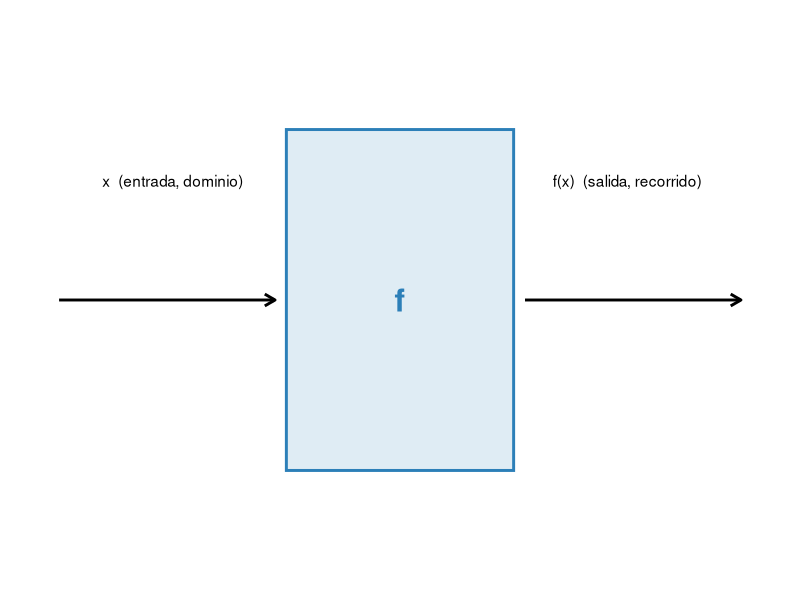
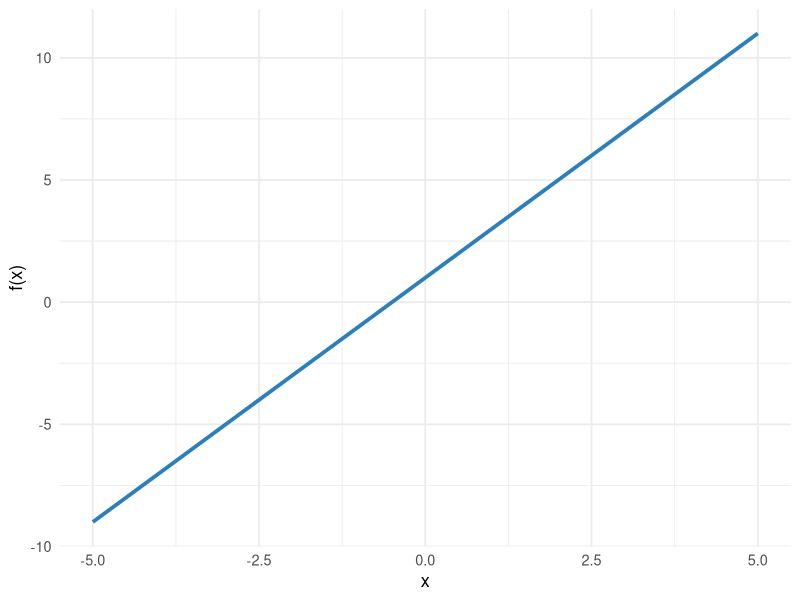
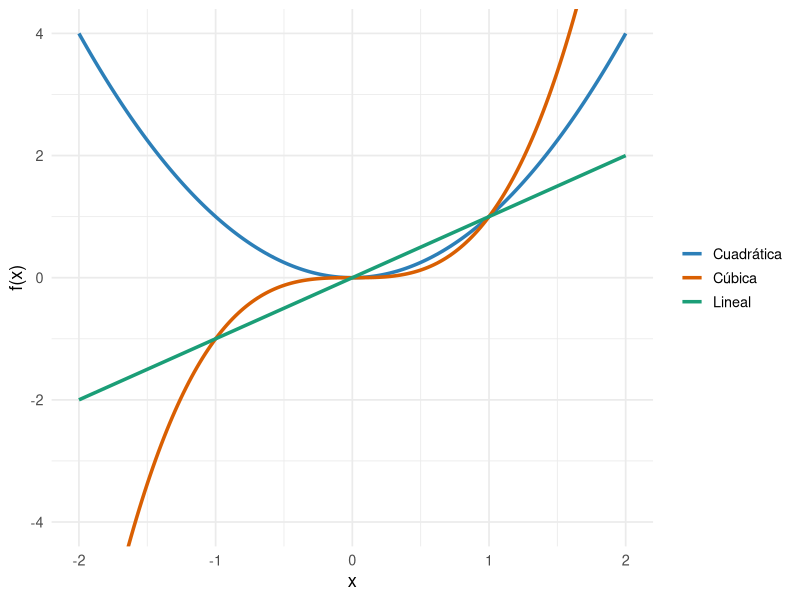
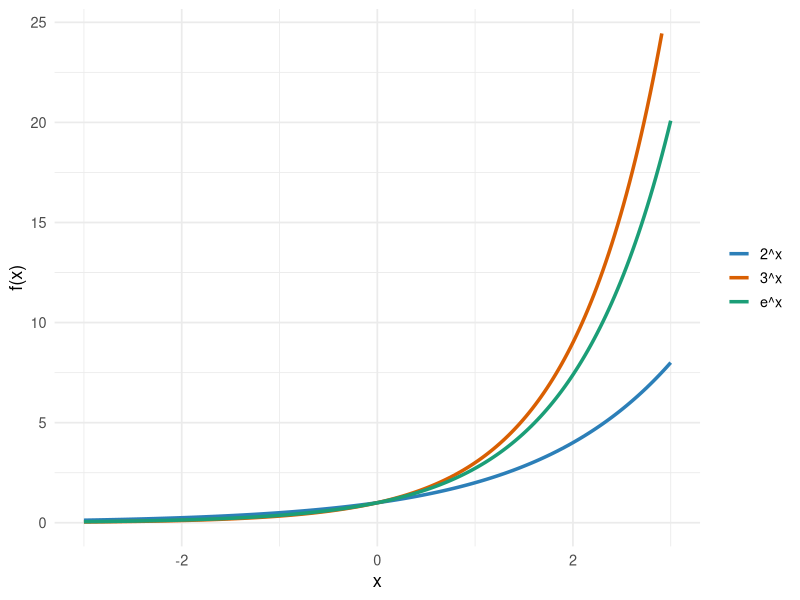
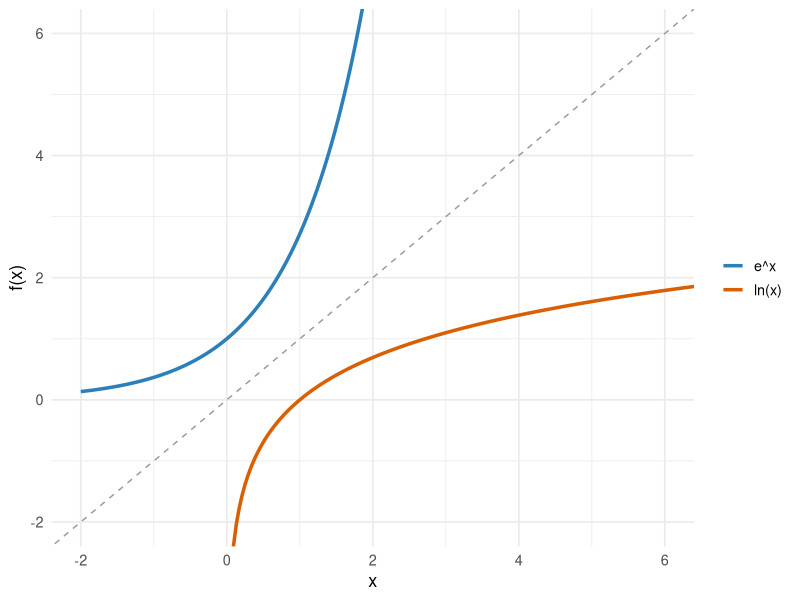
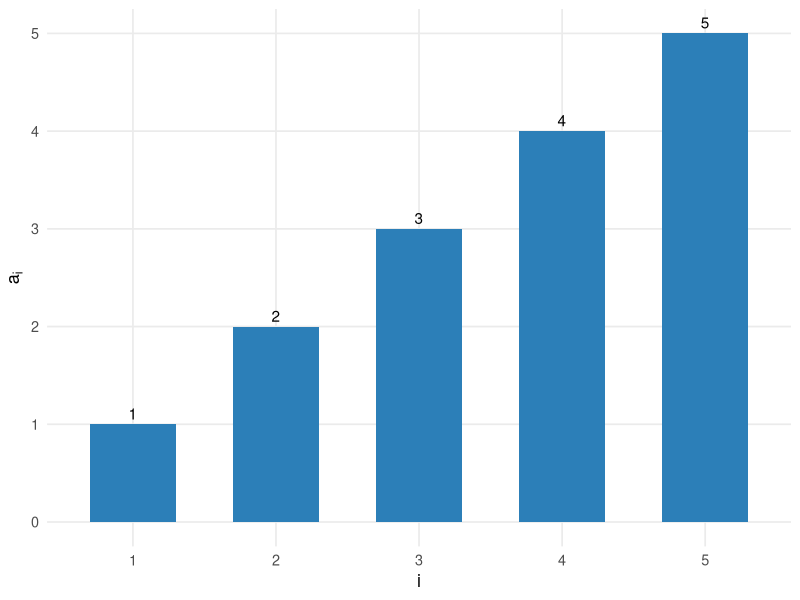
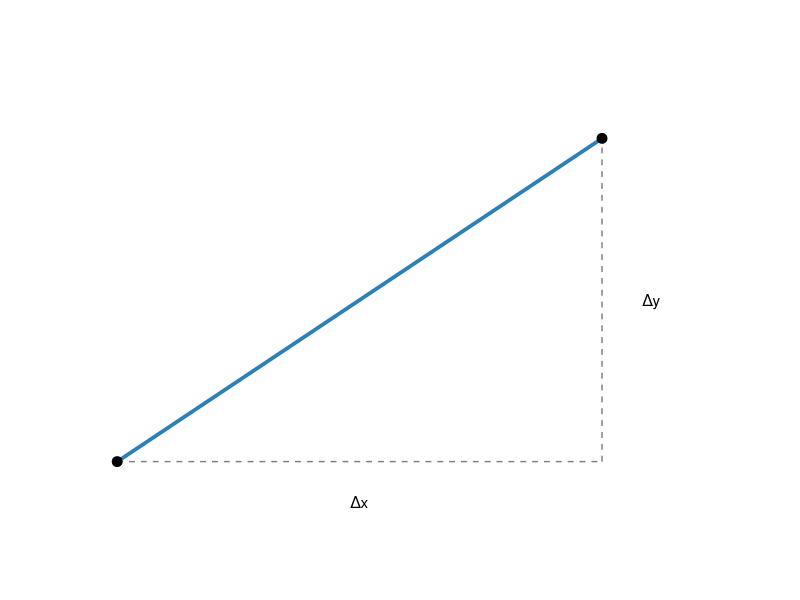
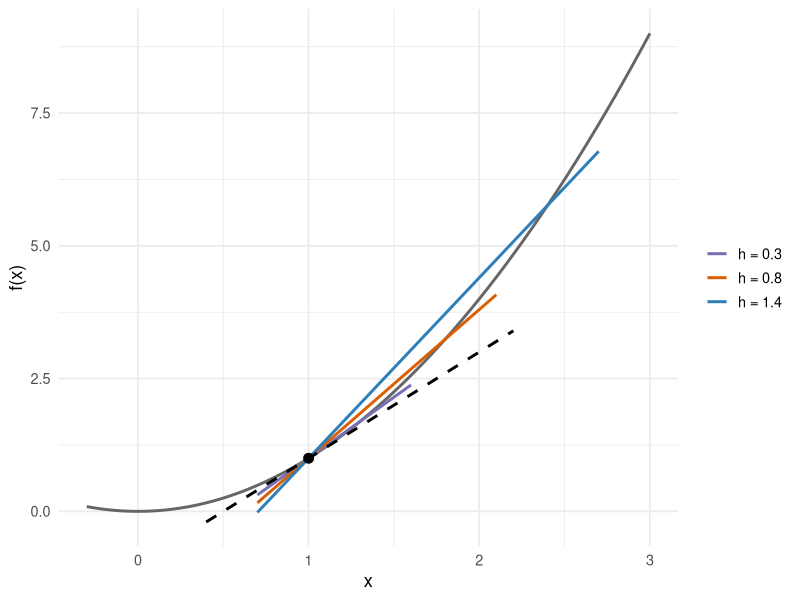

The R script that drew these images, in order:
## ---- chunk 1
#| include: false
library(tidyverse)
theme_set(theme_minimal(base_size = 13))
palette_curso <- c("#2C7FB8", "#D95F02", "#1B9E77", "#7570B3", "#E6AB02")

circle_df <- function(cx, cy, r, n = 100) {
  theta <- seq(0, 2 * pi, length.out = n)
  tibble(x = cx + r * cos(theta), y = cy + r * sin(theta))
}
## ---- chunk 2
#| fig-cap: "Una función como máquina: entra x, sale f(x)"
#| fig-height: 2.2
ggplot() +
  annotate("segment", x = 0, xend = 1.9, y = 1, yend = 1,
           arrow = arrow(length = unit(0.3, "cm")), linewidth = 1) +
  annotate("rect", xmin = 2, xmax = 4, ymin = 0.5, ymax = 1.5,
           fill = palette_curso[1], alpha = 0.15, color = palette_curso[1], linewidth = 1) +
  annotate("text", x = 3, y = 1, label = "f", size = 8, fontface = "bold", color = palette_curso[1]) +
  annotate("segment", x = 4.1, xend = 6, y = 1, yend = 1,
           arrow = arrow(length = unit(0.3, "cm")), linewidth = 1) +
  annotate("text", x = 1, y = 1.35, label = "x  (entrada, dominio)") +
  annotate("text", x = 5, y = 1.35, label = "f(x)  (salida, recorrido)") +
  xlim(-0.2, 6.2) + ylim(0.2, 1.8) +
  theme_void()
## ---- chunk 3
#| fig-cap: "f(x) = 2x + 1"
x_values <- seq(-5, 5, 0.1)
tibble(x = x_values, y = 2 * x_values + 1) %>%
  ggplot(aes(x, y)) +
  geom_line(color = palette_curso[1], linewidth = 1.3) +
  labs(x = "x", y = "f(x)")
## ---- chunk 4
#| fig-cap: "Funciones potencia: lineal, cuadrática y cúbica"
x_values <- seq(-2, 2, length.out = 200)
tibble(x = x_values, Lineal = x_values, `Cuadrática` = x_values^2, `Cúbica` = x_values^3) %>%
  pivot_longer(-x, names_to = "función", values_to = "y") %>%
  ggplot(aes(x, y, color = función)) +
  geom_line(linewidth = 1.2) +
  scale_color_manual(values = palette_curso[1:3]) +
  coord_cartesian(ylim = c(-4, 4)) +
  labs(x = "x", y = "f(x)", color = NULL)
## ---- chunk 5
#| fig-cap: "Funciones exponenciales con distintas bases"
x_values <- seq(-3, 3, length.out = 200)
tibble(x = x_values, `2^x` = 2^x_values, `e^x` = exp(x_values), `3^x` = 3^x_values) %>%
  pivot_longer(-x, names_to = "base", values_to = "y") %>%
  filter(y < 25) %>%
  ggplot(aes(x, y, color = base)) +
  geom_line(linewidth = 1.2) +
  scale_color_manual(values = palette_curso[1:3]) +
  labs(x = "x", y = "f(x)", color = NULL)
## ---- chunk 6
#| fig-cap: "Crecimiento de $100 al 5.5% anual, compuesto anualmente"
anios <- 0:10
tibble(anio = anios, monto = 100 * 1.055^anios)
## ---- chunk 7
#| fig-cap: "e^x y ln(x) son funciones inversas: sus gráficos son simétricos respecto a la recta y = x"
x_exp <- seq(-2, 2.5, length.out = 300)
x_log <- seq(0.05, 12, length.out = 300)

ggplot() +
  geom_line(data = tibble(x = x_exp, y = exp(x_exp)), aes(x, y, color = "e^x"), linewidth = 1.2) +
  geom_line(data = tibble(x = x_log, y = log(x_log)), aes(x, y, color = "ln(x)"), linewidth = 1.2) +
  geom_abline(slope = 1, intercept = 0, linetype = "dashed", color = "grey60") +
  scale_color_manual(values = c("e^x" = palette_curso[1], "ln(x)" = palette_curso[2])) +
  coord_cartesian(xlim = c(-2, 6), ylim = c(-2, 6)) +
  labs(x = "x", y = "f(x)", color = NULL)
## ---- chunk 8
log(2) / log(1.055)
## ---- chunk 9
#| fig-cap: "Σ acumula cada término, uno tras otro"
tibble(i = factor(1:5), termino = 1:5) %>%
  ggplot(aes(i, termino)) +
  geom_col(fill = palette_curso[1], width = 0.6) +
  geom_text(aes(label = termino), vjust = -0.4) +
  labs(x = "i", y = expression(a[i])) +
  theme(panel.grid.minor = element_blank())
## ---- chunk 10
n <- 5
suma_expandida <- 1 + 2 + 3 + 4 + 5
suma_formula <- n * (n + 1) / 2
c(expandida = suma_expandida, formula = suma_formula)
## ---- chunk 11
ventas_diarias <- c(1500, 1200, 1800, 1300, 1400, 2000, 1700)
sum(ventas_diarias)
## ---- chunk 12
#| fig-cap: "Pendiente = Δy / Δx"
ggplot() +
  geom_segment(aes(x = 1, xend = 4, y = 1, yend = 3), color = palette_curso[1], linewidth = 1.3) +
  geom_segment(aes(x = 1, xend = 4, y = 1, yend = 1), linetype = "dashed", color = "grey50") +
  geom_segment(aes(x = 4, xend = 4, y = 1, yend = 3), linetype = "dashed", color = "grey50") +
  geom_point(data = tibble(x = c(1, 4), y = c(1, 3)), aes(x, y), size = 3) +
  annotate("text", x = 2.5, y = 0.75, label = "Δx") +
  annotate("text", x = 4.25, y = 2, label = "Δy", hjust = 0) +
  coord_equal(xlim = c(0.5, 5), ylim = c(0.5, 3.5)) +
  theme_void()
## ---- chunk 13
#| fig-cap: "A medida que h se achica, la secante se acerca a la tangente"
f <- function(x) x^2
x0 <- 1
hs <- c(1.4, 0.8, 0.3)

secantes <- map_dfr(hs, function(h) {
  x1 <- x0 + h
  pendiente <- (f(x1) - f(x0)) / h
  tibble(h = paste0("h = ", h), x = c(x0 - 0.3, x1 + 0.3),
         y = f(x0) + pendiente * (c(x0 - 0.3, x1 + 0.3) - x0))
})

curva <- tibble(x = seq(-0.3, 3, 0.05), y = f(x))
tangente_real <- tibble(x = c(0.4, 2.2), y = f(x0) + 2 * x0 * (c(0.4, 2.2) - x0))

ggplot() +
  geom_line(data = curva, aes(x, y), color = "grey40", linewidth = 1) +
  geom_line(data = secantes, aes(x, y, color = h, group = h), linewidth = 1) +
  geom_line(data = tangente_real, aes(x, y), color = "black", linetype = "dashed", linewidth = 1) +
  geom_point(aes(x = x0, y = f(x0)), size = 3) +
  scale_color_manual(values = palette_curso[c(4, 2, 1)], name = NULL) +
  labs(x = "x", y = "f(x)")
## ---- chunk 14
#| fig-cap: "f(x) = x², tangente en x = 2 (pendiente f'(2) = 4)"
f_x <- function(x) x^2
f_prime <- function(x) 2 * x
x0 <- 2
pendiente <- f_prime(x0)
y0 <- f_x(x0)
tangente <- function(x) pendiente * (x - x0) + y0

x_values <- seq(-1, 4, 0.05)
tibble(x = x_values, f = f_x(x_values), t = tangente(x_values)) %>%
  ggplot(aes(x)) +
  geom_line(aes(y = f), color = palette_curso[1], linewidth = 1.3) +
  geom_line(aes(y = t), color = palette_curso[2], linewidth = 1.1, linetype = "dashed") +
  geom_point(aes(x = x0, y = y0), size = 3) +
  coord_cartesian(ylim = c(-2, 12)) +
  labs(x = "x", y = "f(x)")
## ---- chunk 15
#| fig-cap: "Regla de la suma: f(x) = g(x) + h(x) ⟹ f'(x) = g'(x) + h'(x)"
f <- function(x) 2 * x^2 + 3 * x^3
f_prime <- function(x) 4 * x + 9 * x^2
x_values <- seq(-3, 3, 0.05)

tibble(x = x_values, fx = f(x_values), dfx = f_prime(x_values)) %>%
  pivot_longer(-x, names_to = "curva", values_to = "y") %>%
  mutate(curva = recode(curva, fx = "f(x) = 2x² + 3x³", dfx = "f'(x) = 4x + 9x²")) %>%
  ggplot(aes(x, y, color = curva)) +
  geom_line(linewidth = 1.2) +
  scale_color_manual(values = palette_curso[1:2]) +
  coord_cartesian(ylim = c(-50, 50)) +
  labs(x = "x", y = NULL, color = NULL)
## ---- chunk 16
P_prime <- function(t) 40 * t
P_prime(10)
## ---- chunk 17
#| fig-cap: "Máximo de f: la tangente es horizontal"
f <- function(x) -(x - 1)^2 + 4
x_values <- seq(-2, 4, length.out = 200)
tibble(x = x_values, y = f(x_values)) %>%
  ggplot(aes(x, y)) +
  geom_line(color = palette_curso[1], linewidth = 1.2) +
  geom_hline(yintercept = 4, linetype = "dashed", color = "grey60") +
  geom_point(aes(x = 1, y = 4), color = palette_curso[2], size = 3) +
  annotate("text", x = 1.5, y = 4.3, label = "f'(x*) = 0") +
  labs(x = "x", y = "f(x)")
## ---- chunk 18
#| fig-cap: "Derivadas parciales de f(x,y) = x² + 2y² en (1,1): cada panel fija una variable y cambia la otra"
f_dos <- function(x, y) x^2 + 2 * y^2
u <- seq(-1, 3, length.out = 300)

cortes <- bind_rows(
  tibble(
    variable = "Variar x; fijar y = 1",
    u = u,
    z = f_dos(u, 1),
    tangente = 3 + 2 * (u - 1)
  ),
  tibble(
    variable = "Variar y; fijar x = 1",
    u = u,
    z = f_dos(1, u),
    tangente = 3 + 4 * (u - 1)
  )
)

puntos_corte <- tibble(
  variable = c("Variar x; fijar y = 1", "Variar y; fijar x = 1"),
  u = 1,
  z = 3
)

ggplot(cortes, aes(u, z)) +
  geom_line(color = palette_curso[1], linewidth = 1.2) +
  geom_line(aes(y = tangente), color = palette_curso[2],
            linewidth = 1, linetype = "dashed") +
  geom_point(data = puntos_corte, size = 3) +
  facet_wrap(~variable) +
  coord_cartesian(ylim = c(0, 18)) +
  labs(x = "Variable que cambia", y = "f(x,y)")
## ---- chunk 19
#| fig-cap: "La misma función f(x,y) = x² + 2y²: el gradiente ∇f(1,1) = (2,4) apunta hacia el crecimiento más rápido"
grid <- expand_grid(x = seq(-3, 3, 0.12), y = seq(-3, 3, 0.12)) %>%
  mutate(z = x^2 + 2 * y^2)
punto <- tibble(x = 1, y = 1)

ggplot(grid, aes(x, y, z = z)) +
  geom_contour_filled(alpha = 0.75, bins = 10, show.legend = FALSE) +
  geom_point(data = punto, aes(x, y), inherit.aes = FALSE,
             size = 3, color = "white") +
  geom_segment(
    data = punto,
    aes(x = x, y = y, xend = x + 2 * 0.18, yend = y + 4 * 0.18),
    inherit.aes = FALSE,
    arrow = arrow(length = unit(0.25, "cm")),
    color = "white",
    linewidth = 1.1
  ) +
  coord_equal() +
  labs(x = "x", y = "y")
## ---- chunk 20
#| fig-cap: "Aproximando el área bajo f(x) = 2x con rectángulos (suma de Riemann)"
f <- function(x) 2 * x
a <- 1; b <- 3; n <- 6
xs <- seq(a, b, length.out = n + 1)
rects <- tibble(xmin = xs[-length(xs)], xmax = xs[-1], ymin = 0, ymax = f(xs[-length(xs)]))
curva <- tibble(x = seq(a - 0.2, b + 0.2, 0.02), y = f(x))

ggplot() +
  geom_rect(data = rects, aes(xmin = xmin, xmax = xmax, ymin = ymin, ymax = ymax),
            fill = palette_curso[1], alpha = 0.4, color = "white") +
  geom_line(data = curva, aes(x, y), color = palette_curso[2], linewidth = 1.2) +
  labs(x = "x", y = "f(x)")
## ---- chunk 21
#| fig-cap: "∫₁³ 2x dx = 8: área bajo f(x) = 2x entre x = 1 y x = 3"
x_values <- seq(0, 3.5, 0.02)
ggplot(tibble(x = x_values, y = 2 * x_values), aes(x, y)) +
  geom_line(color = palette_curso[1], linewidth = 1.2) +
  geom_ribbon(data = tibble(x = seq(1, 3, 0.02)) %>% mutate(y = 2 * x),
              aes(x, ymin = 0, ymax = y), fill = palette_curso[1], alpha = 0.3) +
  labs(x = "x", y = "f(x)")
## ---- chunk 22
#| fig-cap: "∫₁² (2x² + 3) dx = 23/3"
x_values <- seq(0.5, 3, 0.01)
ggplot(tibble(x = x_values, y = 2 * x_values^2 + 3), aes(x, y)) +
  geom_line(color = palette_curso[1], linewidth = 1.2) +
  geom_ribbon(data = tibble(x = seq(1, 2, 0.01)) %>% mutate(y = 2 * x^2 + 3),
              aes(x, ymin = 0, ymax = y), fill = palette_curso[2], alpha = 0.4) +
  labs(x = "x", y = "f(x)")
## ---- chunk 23
integrate(function(t) 3 * t^2, 0, 3)
## ---- chunk 24
#| fig-cap: "Un evento A es un subconjunto del espacio muestral Ω"
circ_a <- circle_df(0, 0, 1.3)

ggplot() +
  annotate("rect", xmin = -2.2, xmax = 2.2, ymin = -1.8, ymax = 1.8,
           fill = NA, color = "grey40", linewidth = 1) +
  geom_polygon(data = circ_a, aes(x, y), fill = palette_curso[1], alpha = 0.4, color = palette_curso[1]) +
  annotate("text", x = -1.9, y = 1.55, label = "Ω", size = 6, hjust = 0) +
  annotate("text", x = 0, y = 0, label = "A", size = 6, fontface = "bold") +
  coord_equal() + theme_void()
## ---- chunk 25
#| fig-cap: "P(A o B) = P(A) + P(B) − P(A y B): la zona de traslape (A y B) no se cuenta dos veces"
circ_a <- circle_df(-0.6, 0, 1.3)
circ_b <- circle_df(0.6, 0, 1.3)

ggplot() +
  annotate("rect", xmin = -2.6, xmax = 2.6, ymin = -1.8, ymax = 1.8,
           fill = NA, color = "grey40", linewidth = 1) +
  geom_polygon(data = circ_a, aes(x, y), fill = palette_curso[1], alpha = 0.45, color = palette_curso[1]) +
  geom_polygon(data = circ_b, aes(x, y), fill = palette_curso[2], alpha = 0.45, color = palette_curso[2]) +
  annotate("text", x = -2.3, y = 1.55, label = "Ω", size = 6, hjust = 0) +
  annotate("text", x = -1.1, y = 0, label = "A", size = 6, fontface = "bold") +
  annotate("text", x = 1.1, y = 0, label = "B", size = 6, fontface = "bold") +
  annotate("text", x = 0, y = -1.55, label = "A y B (traslape)", size = 4) +
  coord_equal() + theme_void()
## ---- chunk 26
(0.75 * 0.2) / 0.45
## ---- chunk 27
(1 / 3) * 0.45 + (1 / 11) * 0.55
